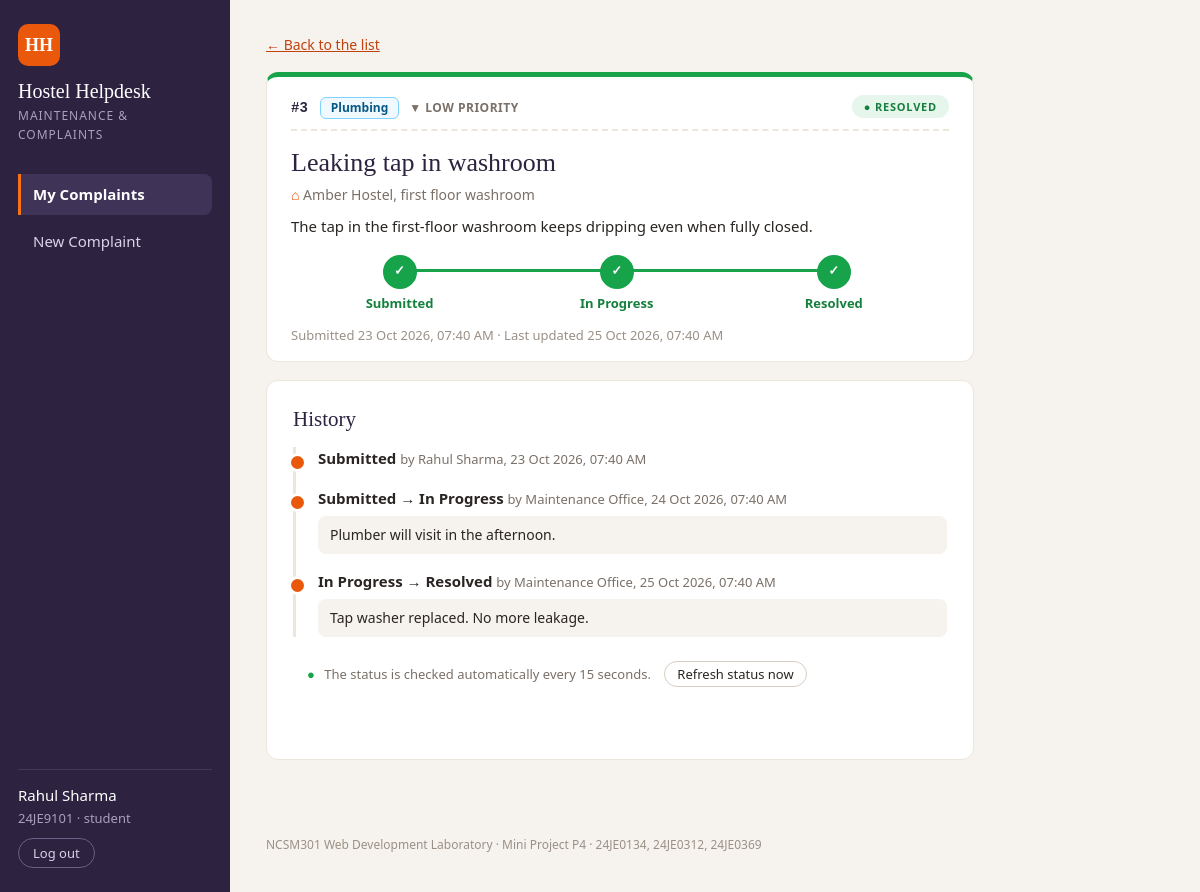
Screenshot of /complaint.php?id=3 (signed in) with the database file from the repository.
### tables this page shows
CREATE TABLE complaints (
    complaint_id INT AUTO_INCREMENT PRIMARY KEY,
    user_id      INT          NOT NULL,
    category_id  INT          NOT NULL,
    title        VARCHAR(100) NOT NULL,
    description  TEXT         NOT NULL,
    location     VARCHAR(80)  NOT NULL,
    priority     VARCHAR(10)  NOT NULL DEFAULT 'Medium',
    status       VARCHAR(20)  NOT NULL DEFAULT 'Submitted',
    created_at   TIMESTAMP    NOT NULL DEFAULT CURRENT_TIMESTAMP,
    updated_at   TIMESTAMP    NOT NULL DEFAULT CURRENT_TIMESTAMP,
    resolved_at  TIMESTAMP    NULL,
    CHECK (priority IN ('Low', 'Medium', 'High')),
    CHECK (status IN ('Submitted', 'In Progress', 'Resolved')),
    FOREIGN KEY (user_id) REFERENCES users (user_id),
    FOREIGN KEY (category_id) REFERENCES categories (category_id)
);

CREATE TABLE categories (
    category_id INT AUTO_INCREMENT PRIMARY KEY,
    name        VARCHAR(30) NOT NULL UNIQUE
);

### auth.php (called while the page is built, shortened)
<?php
function is_logged_in() {
    return isset($_SESSION["userId"]);
}
function is_staff() {
    return is_logged_in() && $_SESSION["role"] === "staff";
}
?>

### complaint.php (the view, shortened to what this page needs)
<?php
require "auth.php";
require "db.php";
require "functions.php";
$complaintId = isset($_GET["id"]) ? (int) $_GET["id"] : 0;
$statement = $pdo->prepare(
    "SELECT c.complaint_id, c.user_id, c.title, c.description, c.location, c.priority, c.status,
            c.created_at, c.updated_at, c.resolved_at, cat.name AS category, u.full_name, u.login_id
     FROM complaints c
     JOIN categories cat ON c.category_id = cat.category_id
     JOIN users u ON c.user_id = u.user_id
     WHERE c.complaint_id = :complaintId"
);
$statement->execute([":complaintId" => $complaintId]);
$complaint = $statement->fetch();
$statement = $pdo->prepare(
    "SELECT h.old_status, h.new_status, h.remark, h.updated_at, u.full_name, u.role
     FROM complaint_updates h
     JOIN users u ON h.updated_by = u.user_id
     WHERE h.complaint_id = :complaintId
     ORDER BY h.update_id"
);
$statement->execute([":complaintId" => $complaintId]);
$history = $statement->fetchAll();
require "header.php";
?>
    <main class="page-container narrow">
        <p class="back-link"><a href="<?php echo is_staff() ? "manage.php" : "index.php"; ?>">&larr; Back to the list</a></p>
        <article class="complaint-card tracked-complaint" id="complaint-<?php echo $complaintId; ?>"
                 data-complaint-id="<?php echo $complaintId; ?>"
                 data-status="<?php echo htmlspecialchars($complaint["status"]); ?>">
            <div class="card-top">
                <span class="complaint-number">#<?php echo $complaintId; ?></span>
                <span class="badge badge-<?php echo strtolower(htmlspecialchars($complaint["category"])); ?>">
                    <?php echo htmlspecialchars($complaint["category"]); ?>
                </span>
                <span class="priority priority-<?php echo strtolower(htmlspecialchars($complaint["priority"])); ?>">
                    <?php echo htmlspecialchars($complaint["priority"]); ?> priority
                </span>
                <span class="status-pill <?php echo status_class($complaint["status"]); ?>">
                    <?php echo htmlspecialchars($complaint["status"]); ?>
                </span>
            </div>
            <h1 class="complaint-title"><?php echo htmlspecialchars($complaint["title"]); ?></h1>
            <p class="complaint-location"><?php echo htmlspecialchars($complaint["location"]); ?></p>
            <p class="complaint-body"><?php echo nl2br(htmlspecialchars($complaint["description"])); ?></p>
            <p class="complaint-meta">
                <?php if (is_staff()): ?>
                    Submitted by <?php echo htmlspecialchars($complaint["full_name"]); ?>
                    (<?php echo htmlspecialchars($complaint["login_id"]); ?>) on
                <?php else: ?>
                    Submitted
                <?php endif; ?>
                <?php echo format_time($complaint["created_at"]); ?>
                &middot; Last updated <span class="updated-text"><?php echo format_time($complaint["updated_at"]); ?></span>
            </p>
        </article>
        <section class="panel">
            <h2>History</h2>
            <ol id="timeline" class="timeline">
                <?php foreach ($history as $entry): ?>
                    <li>
                        <?php if ($entry["old_status"] === null): ?>
                            <strong>Submitted</strong>
                        <?php else: ?>
                            <strong><?php echo htmlspecialchars($entry["old_status"]); ?> &rarr; <?php echo htmlspecialchars($entry["new_status"]); ?></strong>
                        <?php endif; ?>
                        <span class="muted">
                            by <?php echo htmlspecialchars($entry["full_name"]); ?>,
                            <?php echo format_time($entry["updated_at"]); ?>
                        </span>
                        <?php if ($entry["remark"] !== null): ?>
                            <p class="timeline-remark"><?php echo htmlspecialchars($entry["remark"]); ?></p>
                        <?php endif; ?>
                    </li>
                <?php endforeach; ?>
            </ol>
            <div class="refresh-bar">
                <span id="refresh-time">The status is checked automatically every 15 seconds.</span>
                <button type="button" id="refresh-button">Refresh status now</button>
            </div>
            <p id="refresh-message" class="status-message" aria-live="polite"></p>
        </section>
    </main>
<?php require "footer.php"; ?>
</body>
</html>

### styles.css (style rules this page uses)
* { box-sizing: border-box; }
body { margin: 0; font-family: "Segoe UI", Tahoma, Verdana, sans-serif; font-size: 15px; line-height: 1.55; color: #2a2522; background-color: #f6f3ee; }
h1, h2, h3 { font-family: Georgia, "Times New Roman", serif; font-weight: normal; color: #2d2340; }
h1 { margin: 0 0 6px; font-size: 30px; }
h2 { margin: 0 0 12px; font-size: 21px; }
a { color: #c2410c; }
.muted { color: #7a7068; font-size: 13px; }
.page-container { max-width: 980px; padding: 34px 36px 30px; }
.page-container.narrow { max-width: 780px; }
.back-link { margin: 0 0 16px; font-size: 14px; }
button, .button-link { display: inline-block; padding: 8px 18px; border: 1px solid #d6cec2; border-radius: 20px; background-color: #ffffff; color: #2a2522; font-family: inherit; font-size: 14px; text-decoration: none; cursor: pointer; }
.status-message, .form-message { min-height: 22px; margin: 10px 0; color: #15803d; font-weight: bold; }
.refresh-bar { margin-top: 16px; padding: 8px 14px; border-radius: 8px; background-color: #ffffff; color: #7a7068; font-size: 13px; }
.refresh-bar::before { content: "\25CF"; margin-right: 6px; color: #16a34a; }
.refresh-bar button { margin-left: 10px; padding: 3px 12px; font-size: 13px; }
.complaint-card { margin-bottom: 18px; padding: 18px 24px 16px; border: 1px solid #ece6dc; border-top: 5px solid #d6cec2; border-radius: 12px; background-color: #ffffff; transition: background-color 0.6s; }
.complaint-card[data-status="Resolved"] { border-top-color: #16a34a; }
.card-top { padding-bottom: 10px; border-bottom: 2px dashed #ece6dc; }
.complaint-number { margin-right: 8px; color: #2d2340; font-family: Consolas, "Courier New", monospace; font-size: 14px; font-weight: bold; }
.card-top .status-pill { float: right; }
.complaint-title { margin: 12px 0 0; font-size: 21px; }
h1.complaint-title { font-size: 26px; }
.complaint-location { margin: 0 0 10px; color: #7a7068; font-size: 14px; }
.complaint-location::before { content: "\2302 "; color: #ea580c; }
.complaint-body { margin: 0 0 16px; }
.complaint-meta { margin: 12px 0 0; color: #9a9086; font-size: 13px; }
.badge { display: inline-block; margin-right: 6px; padding: 1px 10px; border: 1px solid; border-radius: 6px; font-size: 12px; font-weight: bold; }
.badge-plumbing { border-color: #7dd3fc; background-color: #f0f9ff; color: #075985; }
.priority { display: inline-block; font-size: 12px; white-space: nowrap; font-weight: bold; text-transform: uppercase; letter-spacing: 0.5px; }
.priority::before { content: "\25B2 "; }
.priority-low { color: #7a7068; }
.priority-low::before { content: "\25BC "; }
.status-pill { display: inline-block; padding: 3px 12px; border-radius: 20px; font-size: 11px; font-weight: bold; text-transform: uppercase; letter-spacing: 0.8px; white-space: nowrap; }
.status-pill::before { content: "\25CF "; }
.status-resolved { background-color: #e6f6ec; color: #15803d; }
.panel { margin-bottom: 24px; padding: 22px 26px; border: 1px solid #ece6dc; border-radius: 12px; background-color: #ffffff; }
.timeline { margin: 0 0 10px; padding: 0 0 0 22px; border-left: 3px solid #ece6dc; list-style: none; }
.timeline li { position: relative; margin-bottom: 16px; }
.timeline li::before { content: ""; position: absolute; top: 6px; left: -30px; width: 13px; height: 13px; border: 3px solid #ffffff; border-radius: 50%; background-color: #ea580c; }
.timeline-remark { margin: 6px 0 0; padding: 8px 12px; border-radius: 8px; background-color: #f6f3ee; font-size: 14px; }

### rows the page displays
complaints: category.name "Plumbing", priority "LOW", status "RESOLVED", title "Leaking tap in washroom", location "Amber Hostel, first floor washroom", description "The tap in the first-floor washroom keeps dripping even when fully closed.", created_at "23 Oct 2026, 07:40 AM", updated_at "25 Oct 2026, 07:40 AM"

### other values shown
$_SESSION["fullName"] "Rahul Sharma"
$_SESSION["loginId"] "24JE9101"
$_SESSION["role"] "student"
$complaintId "3"
$step "Submitted"
$step "In Progress"
$step "Resolved"
$entry["full_name"] "Rahul Sharma"
format_time($entry["updated_at"]) "23 Oct 2026, 07:40 AM"
$entry["old_status"] "Submitted"
$entry["new_status"] "In Progress"
$entry["full_name"] "Maintenance Office"
format_time($entry["updated_at"]) "24 Oct 2026, 07:40 AM"
$entry["remark"] "Plumber will visit in the afternoon."
$entry["old_status"] "In Progress"
